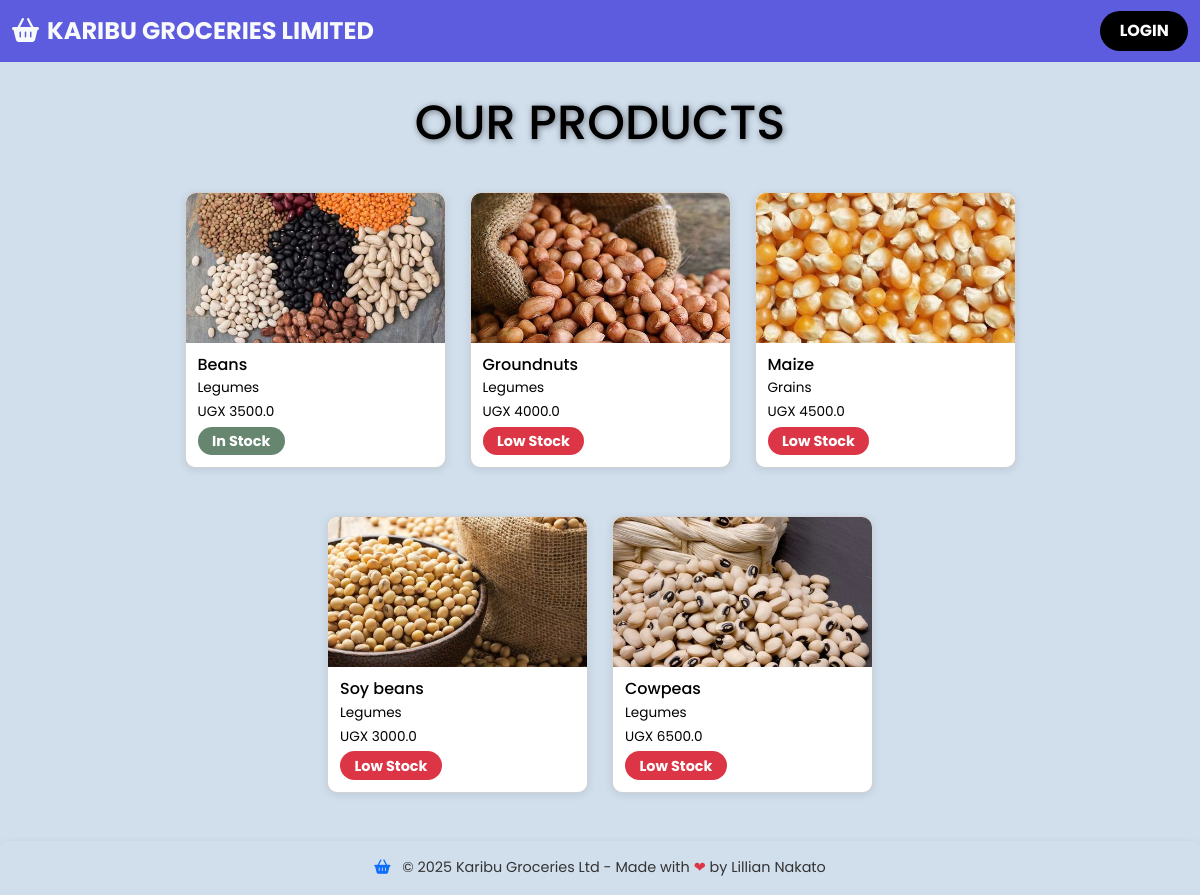
Page /home/ on the earlier database version.
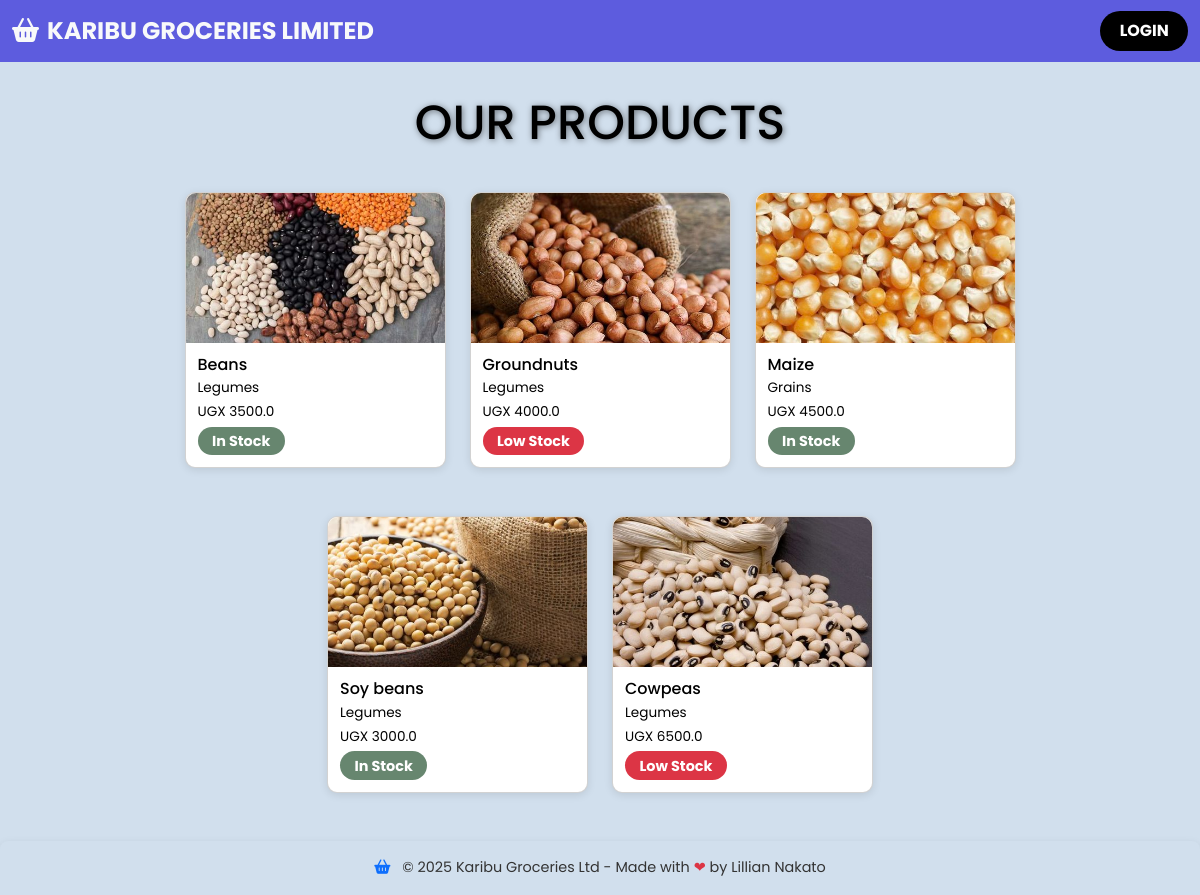
Same page on the later database version.
### kgl_app/models.py (models this page shows, shortened)
class Product(models.Model):
    product_name=models.CharField(max_length=50, blank=False, default='')
    branch_name=models.CharField(max_length=50,  blank=True, null=True)
    product_type=models.CharField(max_length=50, null = True, blank=True)
    time_of_produce=models.CharField(max_length=50, null = True, blank=True)
    stock_contact=models.CharField(max_length=50, null = True, blank=True)
    source = models.CharField(max_length=50, default='',blank=False)
    cost = models.FloatField(default=0, null = False, blank=False)
    unit_cost = models.FloatField(default=10, null = False, blank=False)
    unit_price = models.FloatField(default=0, null = False, blank=False)
    total_quantity = models.FloatField(default=0, null = False, blank=False)
    received_quantity = models.FloatField(default=0, null = False, blank=False)
    issued_quantity = models.FloatField(default=0, null = False, blank=False)
    date = models.DateField(auto_now_add=True)

### kgl_app/views.py (the view)
# urls.py: path('', views.home, name='index'),
def index(request):
    products = Product.objects.all().order_by('id')
    return render(request, "kgl_app/home.html", {'products': products})

### kgl_app/templates/kgl_app/home.html (shortened to what this page needs)
{% load static %}
<!DOCTYPE html>
<html lang="en" {% if dark_mode %}class="dark"{% endif %}>
<head>
    <link href="https://cdn.jsdelivr.net/npm/bootstrap@5.3.3/dist/css/bootstrap.min.css" rel="stylesheet"
>
    <link href="https://cdnjs.cloudflare.com/ajax/libs/font-awesome/6.4.0/css/all.min.css" rel="stylesheet">
    <link rel="stylesheet" href="{% static 'css/home.css' %}">
</head>
<body>
    <nav class="navbar navbar-expand-lg navbar-dark">
        <div class="container-fluid">
            <span class="navbar-brand"><i class="fas fa-shopping-basket me-2"></i>KARIBU GROCERIES LIMITED</span>
            <div>
                <button>
                    <a href="/login/">LOGIN</a>
                </button>
            </div>
        </div>
    </nav>
    <h1>OUR PRODUCTS</h1>
    <div class="container py-4">
        <div class="row product-row mb-4">
            {% for product in products|slice:":3" %}
            <div class="col-md-4 col-sm-6 mb-4">
                <div class="card h-100">
                    <img src="{% if product.product_name == 'Beans' %}{% static 'images/beans.jpg' %}
                              {% elif product.product_name == 'Groundnuts' %}{% static 'images/gnuts.jpg' %}
                              {% elif product.product_name == 'Maize' %}{% static 'images/maize.jpg' %}
                              {% elif product.product_name == 'Cowpeas' %}{% static 'images/cowpeas.jpg' %}
                              {% elif product.product_name == 'Soy beans' %}{% static 'images/soybeans.jpg' %}
                              {% else %}{% static 'images/default.jpg' %}{% endif %}"
                         class="card-img-top img-fluid" alt="{{ product.product_name }}">
                    <div class="card-body">
                        <h5 class="card-title" style="color: #000;">{{ product.product_name }}</h5>
                        <p class="card-text" style="color: #000;">{{ product.product_type }}</p>
                        <p class="card-text" style="color: #000;">UGX {{ product.unit_price }}</p>
                        <span class="badge {% if product.total_quantity > 5000 %} bg-success {% else %} bg-danger {% endif %}">
                            {% if product.total_quantity > 5000 %} In Stock {% else %} Low Stock {% endif %}
                        </span>
                    </div>
                </div>
            </div>
            {% endfor %}
        </div>
        <div class="row product-row">
            {% for product in products|slice:"3:5" %}
            <div class="col-md-4 col-sm-6 mb-4">
                <div class="card h-100">
                    <img src="{% if product.product_name == 'Beans' %}{% static 'images/beans.jpg' %}
                              {% elif product.product_name == 'Groundnuts' %}{% static 'images/gnuts.jpg' %}
                              {% elif product.product_name == 'Maize' %}{% static 'images/maize.jpg' %}
                              {% elif product.product_name == 'Cowpeas' %}{% static 'images/cowpeas.jpg' %}
                              {% elif product.product_name == 'Soy beans' %}{% static 'images/soybeans.jpg' %}
                              {% else %}{% static 'images/default.jpg' %}{% endif %}"
                         class="card-img-top img-fluid" alt="{{ product.product_name }}">
                    <div class="card-body">
                        <h5 class="card-title" style="color: #000;">{{ product.product_name }}</h5>
                        <p class="card-text" style="color: #000;">{{ product.product_type }}</p>
                        <p class="card-text" style="color: #000;">UGX {{ product.unit_price }}</p>
                        <span class="badge {% if product.total_quantity > 5000 %} bg-success {% else %} bg-danger {% endif %}">
                            {% if product.total_quantity > 5000 %} In Stock {% else %} Low Stock {% endif %}
                        </span>
                    </div>
                </div>
            </div>
            {% endfor %}
        </div>
    </div>
    <footer>
        <div class="row align-items-center justify-content-center">
            <div class="col-auto">
                <i class="fas fa-shopping-basket text-primary me-2"></i>
                © 2025 Karibu Groceries Ltd - Made with <span class="text-danger">❤</span> by Lillian Nakato
            </div>
        </div>
    </footer>
</body>
</html>

### kgl_app/static/css/home.css (style rules this page uses)
body { margin: 0; font-family: 'Segoe UI', Tahoma, Geneva, Verdana, sans-serif; background-color: #d1dfed; min-height: 100vh; display: flex; flex-direction: column; }
.navbar { background-color: #0f100f; }
.navbar-brand { font-weight: bold; font-size: 1.5rem; color: #f8f9fa; }
button { background-color: #ef5807; border: none; }
button a { text-decoration: none; color: white; font-weight: bold; }
h1 { text-align: center; font-size: 3rem; margin: 2rem 0 1rem 0; text-shadow: 1px 1px 6px rgba(0, 0, 0, 0.5); }
.product-row { display: flex; justify-content: center; flex-wrap: wrap; }
.product-row .col-md-4 { flex: 0 0 25%; max-width: 25%; }
.card { border-radius: 10px; box-shadow: 0 2px 8px rgba(0, 0, 0, 0.1); transition: transform 0.2s; }
.card-img-top { height: 150px; object-fit: cover; border-top-left-radius: 10px; border-top-right-radius: 10px; }
.card-body { padding: 0.75rem; }
.card-title { font-size: 1rem; margin-bottom: 0.25rem; }
.card-text { font-size: 0.85rem; margin-bottom: 0.25rem; }
.badge { font-size: 0.75rem; padding: 0.3rem 0.6rem; }
.badge { padding: 0.5em 1em; font-size: 0.9em; border-radius: 50px; }
.bg-success { background-color: #67866f !important; }
.bg-danger { background-color: #dc3545 !important; }
.container { flex-grow: 1; }
footer { background-color: rgba(0, 0, 0, 0.8); color: #f8f9fa; text-align: center; padding: 1rem 0; margin-top: auto; font-size: 0.9rem; }

### kgl_app/templates/kgl_app/home.html (style rules this page uses)
:root { --primary-color: #5D5CDE; --secondary-color: #FF9F67; --light-bg: #FFFFFF; --dark-bg: #181818; --dark-text: #F5F5F5; --border-radius: 8px; --black: #000000; --orange: #FF6200; }
body { margin: 0; font-family: 'Poppins', sans-serif; background-color: #d1dfed; min-height: 100vh; display: flex; flex-direction: column; position: relative; }
.navbar { background-color: var(--primary-color); }
.navbar-brand { font-weight: bold; font-size: 1.5rem; color: #f8f9fa; }
button { background-color: var(--black); border: none; border-radius: 30px; padding: 0.5rem 1.2rem; transition: background-color 0.2s; }
button a { text-decoration: none; color: white; font-weight: bold; }
h1 { text-align: center; font-size: 3rem; margin: 2rem 0 1rem 0; text-shadow: 1px 1px 6px rgba(0, 0, 0, 0.5); color: #000; }
.product-row { display: flex; justify-content: center; flex-wrap: wrap; }
.product-row .col-md-4 { flex: 0 0 25%; max-width: 25%; }
.card { border-radius: 10px; box-shadow: 0 2px 8px rgba(0, 0, 0, 0.1); transition: transform 0.2s; }
.card-img-top { height: 150px; object-fit: cover; border-top-left-radius: 10px; border-top-right-radius: 10px; }
.card-body { padding: 0.75rem; }
.card-title { font-size: 1rem; margin-bottom: 0.25rem; }
.card-text { font-size: 0.85rem; margin-bottom: 0.25rem; }
.badge { font-size: 0.75rem; padding: 0.3rem 0.6rem; padding: 0.5em 1em; font-size: 0.9em; border-radius: 50px; }
.bg-success { background-color: #67866f !important; }
.bg-danger { background-color: #dc3545 !important; }
.container { flex-grow: 1; }
footer { background-color: #d1dfed; color: #333; text-align: center; padding: 1rem 0; margin-top: auto; font-size: 0.9rem; border-radius: var(--border-radius) var(--border-radius) 0 0; box-shadow: 0 2px 8px rgba(0, 0, 0, 0.08); }
footer .row { align-items: center; justify-content: center; }

Differences in the rows shown:
changed Product "Maize": total_quantity "Low Stock" → "In Stock"
changed Product "Soy beans": total_quantity "Low Stock" → "In Stock"
